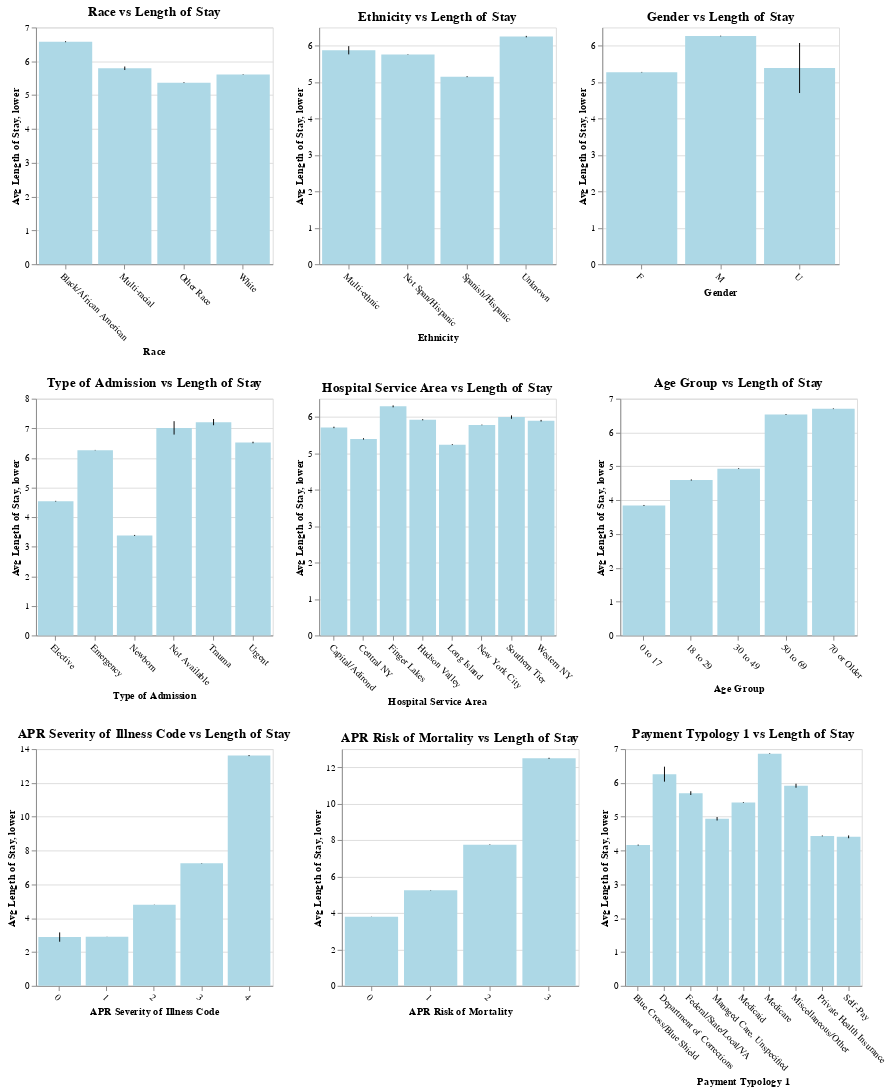

The cell this chart's notebook holds for it:
### Code cell
import altair as alt
import pandas as pd
import numpy as np

# Function to prepare summary stats for bar + error plots
def prepare_summary(df, cat_col, target_col):
    grouped = df.groupby(cat_col)[target_col].agg(['mean', 'std', 'count']).reset_index()
    grouped['se'] = grouped['std'] / np.sqrt(grouped['count'])
    grouped['lower'] = grouped['mean'] - grouped['se']
    grouped['upper'] = grouped['mean'] + grouped['se']
    grouped.columns = [cat_col, 'mean', 'std', 'count', 'se', 'lower', 'upper']
    return grouped

# List of categorical variables
categorical_vars = [
    'Race', 'Ethnicity', 'Gender', 'Type of Admission',
    'Hospital Service Area', 'Age Group',
    'APR Severity of Illness Code', 'APR Risk of Mortality',
    'Payment Typology 1'
]

# Collect charts in a list
charts = []

for cat in categorical_vars:
    summary_df = prepare_summary(df, cat, 'Length of Stay')

    base = alt.Chart(summary_df).encode(
        x=alt.X(f'{cat}:N', sort='-y', title=cat),
        y=alt.Y('mean:Q', title='Avg Length of Stay'),
        tooltip=[cat, 'mean', 'se', 'count']
    )

    bars = base.mark_bar(color='lightblue')
    error = base.mark_errorbar().encode(
        y='lower:Q',
        y2='upper:Q'
    )

    chart = (bars + error).properties(
        width=250,
        height=250,
        title=f'{cat} vs Length of Stay'
    )

    charts.append(chart)

# Arrange charts in a grid (3 columns per row)
rows = [alt.hconcat(*charts[i:i+3]) for i in range(0, len(charts), 3)]
final_grid = alt.vconcat(*rows)

# Apply global config (after grid is built)
final_grid = final_grid.configure_axisX(labelAngle=45).configure_title(fontSize=14)

final_grid

### Figure 1 — Vega-Lite specification as saved in the notebook (floating-point values rounded to 4 significant figures)
{"config": {"view": {"continuousWidth": 300, "continuousHeight": 300}, "axisX": {"labelAngle": 45}, "title": {"fontSize": 14}}, "vconcat": [{"hconcat": [{"layer": [{"mark": {"type": "bar", "color": "lightblue"}, "encoding": {"tooltip": [{"field": "Race", "type": "nominal"}, {"field": "mean", "type": "quantitative"}, {"field": "se", "type": "quantitative"}, {"field": "count", "type": "quantitative"}], "x": {"field": "Race", "sort": "-y", "title": "Race", "type": "nominal"}, "y": {"field": "mean", "title": "Avg Length of Stay", "type": "quantitative"}}}, {"mark": {"type": "errorbar"}, "encoding": {"tooltip": [{"field": "Race", "type": "nominal"}, {"field": "mean", "type": "quantitative"}, {"field": "se", "type": "quantitative"}, {"field": "count", "type": "quantitative"}], "x": {"field": "Race", "sort": "-y", "title": "Race", "type": "nominal"}, "y": {"field": "lower", "type": "quantitative"}, "y2": {"field": "upper"}}}], "data": {"name": "data-d5fa8b3fe61d91221410f5c65b9d80ff"}, "height": 250, "title": "Race vs Length of Stay", "width": 250}, {"layer": [{"mark": {"type": "bar", "color": "lightblue"}, "encoding": {"tooltip": [{"field": "Ethnicity", "type": "nominal"}, {"field": "mean", "type": "quantitative"}, {"field": "se", "type": "quantitative"}, {"field": "count", "type": "quantitative"}], "x": {"field": "Ethnicity", "sort": "-y", "title": "Ethnicity", "type": "nominal"}, "y": {"field": "mean", "title": "Avg Length of Stay", "type": "quantitative"}}}, {"mark": {"type": "errorbar"}, "encoding": {"tooltip": [{"field": "Ethnicity", "type": "nominal"}, {"field": "mean", "type": "quantitative"}, {"field": "se", "type": "quantitative"}, {"field": "count", "type": "quantitative"}], "x": {"field": "Ethnicity", "sort": "-y", "title": "Ethnicity", "type": "nominal"}, "y": {"field": "lower", "type": "quantitative"}, "y2": {"field": "upper"}}}], "data": {"name": "data-9d929d435b4e18b5bab27b47c46268c6"}, "height": 250, "title": "Ethnicity vs Length of Stay", "width": 250}, {"layer": [{"mark": {"type": "bar", "color": "lightblue"}, "encoding": {"tooltip": [{"field": "Gender", "type": "nominal"}, {"field": "mean", "type": "quantitative"}, {"field": "se", "type": "quantitative"}, {"field": "count", "type": "quantitative"}], "x": {"field": "Gender", "sort": "-y", "title": "Gender", "type": "nominal"}, "y": {"field": "mean", "title": "Avg Length of Stay", "type": "quantitative"}}}, {"mark": {"type": "errorbar"}, "encoding": {"tooltip": [{"field": "Gender", "type": "nominal"}, {"field": "mean", "type": "quantitative"}, {"field": "se", "type": "quantitative"}, {"field": "count", "type": "quantitative"}], "x": {"field": "Gender", "sort": "-y", "title": "Gender", "type": "nominal"}, "y": {"field": "lower", "type": "quantitative"}, "y2": {"field": "upper"}}}], "data": {"name": "data-76007bc6e9c57d14f708e321c7757725"}, "height": 250, "title": "Gender vs Length of Stay", "width": 250}]}, {"hconcat": [{"layer": [{"mark": {"type": "bar", "color": "lightblue"}, "encoding": {"tooltip": [{"field": "Type of Admission", "type": "nominal"}, {"field": "mean", "type": "quantitative"}, {"field": "se", "type": "quantitative"}, {"field": "count", "type": "quantitative"}], "x": {"field": "Type of Admission", "sort": "-y", "title": "Type of Admission", "type": "nominal"}, "y": {"field": "mean", "title": "Avg Length of Stay", "type": "quantitative"}}}, {"mark": {"type": "errorbar"}, "encoding": {"tooltip": [{"field": "Type of Admission", "type": "nominal"}, {"field": "mean", "type": "quantitative"}, {"field": "se", "type": "quantitative"}, {"field": "count", "type": "quantitative"}], "x": {"field": "Type of Admission", "sort": "-y", "title": "Type of Admission", "type": "nominal"}, "y": {"field": "lower", "type": "quantitative"}, "y2": {"field": "upper"}}}], "data": {"name": "data-1527c1a2d8d2667c93824d8229908166"}, "height": 250, "title": "Type of Admission vs Length of Stay", "width": 250}, {"layer": [{"mark": {"type": "bar", "color": "lightblue"}, "encoding": {"tooltip": [{"field": "Hospital Service Area", "type": "nominal"}, {"field": "mean", "type": "quantitative"}, {"field": "se", "type": "quantitative"}, {"field": "count", "type": "quantitative"}], "x": {"field": "Hospital Service Area", "sort": "-y", "title": "Hospital Service Area", "type": "nominal"}, "y": {"field": "mean", "title": "Avg Length of Stay", "type": "quantitative"}}}, {"mark": {"type": "errorbar"}, "encoding": {"tooltip": [{"field": "Hospital Service Area", "type": "nominal"}, {"field": "mean", "type": "quantitative"}, {"field": "se", "type": "quantitative"}, {"field": "count", "type": "quantitative"}], "x": {"field": "Hospital Service Area", "sort": "-y", "title": "Hospital Service Area", "type": "nominal"}, "y": {"field": "lower", "type": "quantitative"}, "y2": {"field": "upper"}}}], "data": {"name": "data-f92761d4f297927792bd186b1cccd376"}, "height": 250, "title": "Hospital Service Area vs Length of Stay", "width": 250}, {"layer": [{"mark": {"type": "bar", "color": "lightblue"}, "encoding": {"tooltip": [{"field": "Age Group", "type": "nominal"}, {"field": "mean", "type": "quantitative"}, {"field": "se", "type": "quantitative"}, {"field": "count", "type": "quantitative"}], "x": {"field": "Age Group", "sort": "-y", "title": "Age Group", "type": "nominal"}, "y": {"field": "mean", "title": "Avg Length of Stay", "type": "quantitative"}}}, {"mark": {"type": "errorbar"}, "encoding": {"tooltip": [{"field": "Age Group", "type": "nominal"}, {"field": "mean", "type": "quantitative"}, {"field": "se", "type": "quantitative"}, {"field": "count", "type": "quantitative"}], "x": {"field": "Age Group", "sort": "-y", "title": "Age Group", "type": "nominal"}, "y": {"field": "lower", "type": "quantitative"}, "y2": {"field": "upper"}}}], "data": {"name": "data-63b16f82447a0e1dc136051c48c6a855"}, "height": 250, "title": "Age Group vs Length of Stay", "width": 250}]}, {"hconcat": [{"layer": [{"mark": {"type": "bar", "color": "lightblue"}, "encoding": {"tooltip": [{"field": "APR Severity of Illness Code", "type": "quantitative"}, {"field": "mean", "type": "quantitative"}, {"field": "se", "type": "quantitative"}, {"field": "count", "type": "quantitative"}], "x": {"field": "APR Severity of Illness Code", "sort": "-y", "title": "APR Severity of Illness Code", "type": "nominal"}, "y": {"field": "mean", "title": "Avg Length of Stay", "type": "quantitative"}}}, {"mark": {"type": "errorbar"}, "encoding": {"tooltip": [{"field": "APR Severity of Illness Code", "type": "quantitative"}, {"field": "mean", "type": "quantitative"}, {"field": "se", "type": "quantitative"}, {"field": "count", "type": "quantitative"}], "x": {"field": "APR Severity of Illness Code", "sort": "-y", "title": "APR Severity of Illness Code", "type": "nominal"}, "y": {"field": "lower", "type": "quantitative"}, "y2": {"field": "upper"}}}], "data": {"name": "data-1c3a840dd89b2ad66f97704845e6c839"}, "height": 250, "title": "APR Severity of Illness Code vs Length of Stay", "width": 250}, {"layer": [{"mark": {"type": "bar", "color": "lightblue"}, "encoding": {"tooltip": [{"field": "APR Risk of Mortality", "type": "quantitative"}, {"field": "mean", "type": "quantitative"}, {"field": "se", "type": "quantitative"}, {"field": "count", "type": "quantitative"}], "x": {"field": "APR Risk of Mortality", "sort": "-y", "title": "APR Risk of Mortality", "type": "nominal"}, "y": {"field": "mean", "title": "Avg Length of Stay", "type": "quantitative"}}}, {"mark": {"type": "errorbar"}, "encoding": {"tooltip": [{"field": "APR Risk of Mortality", "type": "quantitative"}, {"field": "mean", "type": "quantitative"}, {"field": "se", "type": "quantitative"}, {"field": "count", "type": "quantitative"}], "x": {"field": "APR Risk of Mortality", "sort": "-y", "title": "APR Risk of Mortality", "type": "nominal"}, "y": {"field": "lower", "type": "quantitative"}, "y2": {"field": "upper"}}}], "data": {"name": "data-afe49ceed3cb67ba7ecbc84956b693ab"}, "height": 250, "title": "APR Risk of Mortality vs Length of Stay", "width": 250}, {"layer": [{"mark": {"type": "bar", "color": "lightblue"}, "encoding": {"tooltip": [{"field": "Payment Typology 1", "type": "nominal"}, {"field": "mean", "type": "quantitative"}, {"field": "se", "type": "quantitative"}, {"field": "count", "type": "quantitative"}], "x": {"field": "Payment Typology 1", "sort": "-y", "title": "Payment Typology 1", "type": "nominal"}, "y": {"field": "mean", "title": "Avg Length of Stay", "type": "quantitative"}}}, {"mark": {"type": "errorbar"}, "encoding": {"tooltip": [{"field": "Payment Typology 1", "type": "nominal"}, {"field": "mean", "type": "quantitative"}, {"field": "se", "type": "quantitative"}, {"field": "count", "type": "quantitative"}], "x": {"field": "Payment Typology 1", "sort": "-y", "title": "Payment Typology 1", "type": "nominal"}, "y": {"field": "lower", "type": "quantitative"}, "y2": {"field": "upper"}}}], "data": {"name": "data-066ed8cc9df9c23b7ece953777c354ea"}, "height": 250, "title": "Payment Typology 1 vs Length of Stay", "width": 250}]}], "$schema": "https://vega.github.io/schema/vega-lite/v5.20.1.json", "datasets": {"data-d5fa8b3fe61d91221410f5c65b9d80ff": [{"Race": "Black/African American", "mean": 6.578, "std": 9.319, "count": 384104, "se": 0.01504, "lower": 6.563, "upper": 6.593}, {"Race": "Multi-racial", "mean": 5.794, "std": 8.632, "count": 27371, "se": 0.05218, "lower": 5.742, "upper": 5.846}, {"Race": "Other Race", "mean": 5.367, "std": 8.178, "count": 567246, "se": 0.01086, "lower": 5.357, "upper": 5.378}, {"Race": "White", "mean": 5.606, "std": 7.548, "count": 1121790, "se": 0.007127, "lower": 5.599, "upper": 5.613}], "data-9d929d435b4e18b5bab27b47c46268c6": [{"Ethnicity": "Multi-ethnic", "mean": 5.874, "std": 7.961, "count": 4940, "se": 0.1133, "lower": 5.76, "upper": 5.987}, {"Ethnicity": "Not Span/Hispanic", "mean": 5.761, "std": 7.916, "count": 1529427, "se": 0.006401, "lower": 5.754, "upper": 5.767}, {"Ethnicity": "Spanish/Hispanic", "mean": 5.149, "std": 7.593, "count": 326104, "se": 0.0133, "lower": 5.136, "upper": 5.162}, {"Ethnicity": "Unknown", "mean": 6.249, "std": 9.678, "count": 240040, "se": 0.01975, "lower": 6.229, "upper": 6.269}], "data-76007bc6e9c57d14f708e321c7757725": [{"Gender": "F", "mean": 5.272, "std": 7.445, "count": 1149256, "se": 0.006944, "lower": 5.265, "upper": 5.279}, {"Gender": "M", "mean": 6.265, "std": 8.784, "count": 950997, "se": 0.009007, "lower": 6.256, "upper": 6.274}, {"Gender": "U", "mean": 5.387, "std": 11.03, "count": 258, "se": 0.6866, "lower": 4.7, "upper": 6.073}], "data-1527c1a2d8d2667c93824d8229908166": [{"Type of Admission": "Elective", "mean": 4.536, "std": 7.22, "count": 355982, "se": 0.0121, "lower": 4.523, "upper": 4.548}, {"Type of Admission": "Emergency", "mean": 6.262, "std": 8.077, "count": 1394240, "se": 0.00684, "lower": 6.255, "upper": 6.269}, {"Type of Admission": "Newborn", "mean": 3.379, "std": 7.391, "count": 196109, "se": 0.01669, "lower": 3.363, "upper": 3.396}, {"Type of Admission": "Not Available", "mean": 7.014, "std": 9.521, "count": 1768, "se": 0.2264, "lower": 6.787, "upper": 7.24}, {"Type of Admission": "Trauma", "mean": 7.208, "std": 9.008, "count": 7312, "se": 0.1053, "lower": 7.103, "upper": 7.313}, {"Type of Admission": "Urgent", "mean": 6.52, "std": 10.01, "count": 145100, "se": 0.02627, "lower": 6.493, "upper": 6.546}], "data-f92761d4f297927792bd186b1cccd376": [{"Hospital Service Area": "Capital/Adirond", "mean": 5.711, "std": 7.4, "count": 136212, "se": 0.02005, "lower": 5.691, "upper": 5.731}, {"Hospital Service Area": "Central NY", "mean": 5.396, "std": 7.157, "count": 134768, "se": 0.0195, "lower": 5.377, "upper": 5.416}, {"Hospital Service Area": "Finger Lakes", "mean": 6.289, "std": 9.528, "count": 134548, "se": 0.02598, "lower": 6.263, "upper": 6.315}, {"Hospital Service Area": "Hudson Valley", "mean": 5.923, "std": 7.674, "count": 232031, "se": 0.01593, "lower": 5.907, "upper": 5.939}, {"Hospital Service Area": "Long Island", "mean": 5.238, "std": 6.982, "count": 340950, "se": 0.01196, "lower": 5.226, "upper": 5.25}, {"Hospital Service Area": "New York City", "mean": 5.78, "std": 8.532, "count": 954676, "se": 0.008732, "lower": 5.771, "upper": 5.789}, {"Hospital Service Area": "Southern Tier", "mean": 5.995, "std": 7.646, "count": 26476, "se": 0.04699, "lower": 5.948, "upper": 6.042}, {"Hospital Service Area": "Western NY", "mean": 5.896, "std": 8.233, "count": 140850, "se": 0.02194, "lower": 5.874, "upper": 5.918}], "data-63b16f82447a0e1dc136051c48c6a855": [{"Age Group": "0 to 17", "mean": 3.843, "std": 7.814, "count": 299487, "se": 0.01428, "lower": 3.829, "upper": 3.857}, {"Age Group": "18 to 29", "mean": 4.596, "std": 7.152, "count": 185841, "se": 0.01659, "lower": 4.58, "upper": 4.613}, {"Age Group": "30 to 49", "mean": 4.932, "std": 7.579, "count": 404665, "se": 0.01191, "lower": 4.92, "upper": 4.943}, {"Age Group": "50 to 69", "mean": 6.534, "std": 8.913, "count": 566210, "se": 0.01185, "lower": 6.522, "upper": 6.546}, {"Age Group": "70 or Older", "mean": 6.702, "std": 7.786, "count": 644308, "se": 0.009699, "lower": 6.693, "upper": 6.712}], "data-1c3a840dd89b2ad66f97704845e6c839": [{"APR Severity of Illness Code": 0, "mean": 2.883, "std": 6.956, "count": 636, "se": 0.2758, "lower": 2.607, "upper": 3.159}, {"APR Severity of Illness Code": 1, "mean": 2.903, "std": 3.776, "count": 622927, "se": 0.004784, "lower": 2.898, "upper": 2.908}, {"APR Severity of Illness Code": 2, "mean": 4.788, "std": 6.237, "count": 757646, "se": 0.007166, "lower": 4.781, "upper": 4.795}, {"APR Severity of Illness Code": 3, "mean": 7.243, "std": 8.116, "count": 504091, "se": 0.01143, "lower": 7.231, "upper": 7.254}, {"APR Severity of Illness Code": 4, "mean": 13.62, "std": 14.59, "count": 215211, "se": 0.03146, "lower": 13.58, "upper": 13.65}], "data-afe49ceed3cb67ba7ecbc84956b693ab": [{"APR Risk of Mortality": 0.0, "mean": 3.793, "std": 5.617, "count": 1049389, "se": 0.005484, "lower": 3.788, "upper": 3.799}, {"APR Risk of Mortality": 1.0, "mean": 5.252, "std": 6.666, "count": 441447, "se": 0.01003, "lower": 5.242, "upper": 5.263}, {"APR Risk of Mortality": 2.0, "mean": 7.746, "std": 8.77, "count": 399684, "se": 0.01387, "lower": 7.732, "upper": 7.76}, {"APR Risk of Mortality": 3.0, "mean": 12.49, "std": 13.61, "count": 209991, "se": 0.02969, "lower": 12.46, "upper": 12.52}], "data-066ed8cc9df9c23b7ece953777c354ea": [{"Payment Typology 1": "Blue Cross/Blue Shield", "mean": 4.162, "std": 6.492, "count": 212155, "se": 0.0141, "lower": 4.148, "upper": 4.176}, {"Payment Typology 1": "Department of Corrections", "mean": 6.258, "std": 7.675, "count": 1204, "se": 0.2212, "lower": 6.037, "upper": 6.48}, {"Payment Typology 1": "Federal/State/Local/VA", "mean": 5.698, "std": 7.954, "count": 20398, "se": 0.05569, "lower": 5.642, "upper": 5.753}, {"Payment Typology 1": "Managed Care, Unspecified", "mean": 4.939, "std": 7.608, "count": 21675, "se": 0.05168, "lower": 4.888, "upper": 4.991}, {"Payment Typology 1": "Medicaid", "mean": 5.419, "std": 8.593, "count": 650854, "se": 0.01065, "lower": 5.409, "upper": 5.43}, {"Payment Typology 1": "Medicare", "mean": 6.864, "std": 8.317, "count": 843297, "se": 0.009057, "lower": 6.855, "upper": 6.874}, {"Payment Typology 1": "Miscellaneous/Other", "mean": 5.917, "std": 8.912, "count": 22979, "se": 0.05879, "lower": 5.858, "upper": 5.975}, {"Payment Typology 1": "Private Health Insurance", "mean": 4.432, "std": 6.91, "count": 301263, "se": 0.01259, "lower": 4.42, "upper": 4.445}, {"Payment Typology 1": "Self-Pay", "mean": 4.405, "std": 6.754, "count": 26686, "se": 0.04134, "lower": 4.364, "upper": 4.447}]}}
